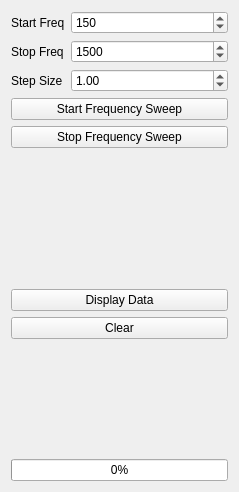
<?xml version="1.0" encoding="UTF-8"?>
<ui version="4.0">
 <class>Form</class>
 <widget class="QWidget" name="Form">
  <property name="geometry">
   <rect>
    <x>0</x>
    <y>0</y>
    <width>239</width>
    <height>492</height>
   </rect>
  </property>
  <property name="sizePolicy">
   <sizepolicy hsizetype="Preferred" vsizetype="Preferred">
    <horstretch>0</horstretch>
    <verstretch>0</verstretch>
   </sizepolicy>
  </property>
  <property name="windowTitle">
   <string>Form</string>
  </property>
  <layout class="QGridLayout" name="gridLayout">
   <item row="0" column="0">
    <layout class="QFormLayout" name="formLayout">
     <property name="fieldGrowthPolicy">
      <enum>QFormLayout::AllNonFixedFieldsGrow</enum>
     </property>
     <item row="3" column="0" colspan="2">
      <widget class="QPushButton" name="pushButton">
       <property name="text">
        <string>Start Frequency Sweep</string>
       </property>
      </widget>
     </item>
     <item row="4" column="0" colspan="2">
      <widget class="QPushButton" name="pushButton_6">
       <property name="text">
        <string>Stop Frequency Sweep</string>
       </property>
      </widget>
     </item>
     <item row="6" column="0" colspan="2">
      <spacer name="verticalSpacer">
       <property name="orientation">
        <enum>Qt::Vertical</enum>
       </property>
       <property name="sizeHint" stdset="0">
        <size>
         <width>20</width>
         <height>40</height>
        </size>
       </property>
      </spacer>
     </item>
     <item row="7" column="0" colspan="2">
      <widget class="QPushButton" name="pushButton_2">
       <property name="text">
        <string>Display Data</string>
       </property>
      </widget>
     </item>
     <item row="8" column="0" colspan="2">
      <widget class="QPushButton" name="pushButton_3">
       <property name="text">
        <string>Clear</string>
       </property>
      </widget>
     </item>
     <item row="9" column="0" colspan="2">
      <spacer name="verticalSpacer_2">
       <property name="orientation">
        <enum>Qt::Vertical</enum>
       </property>
       <property name="sizeHint" stdset="0">
        <size>
         <width>20</width>
         <height>40</height>
        </size>
       </property>
      </spacer>
     </item>
     <item row="10" column="0" colspan="2">
      <widget class="QProgressBar" name="progress">
       <property name="value">
        <number>0</number>
       </property>
      </widget>
     </item>
     <item row="0" column="1">
      <widget class="QSpinBox" name="startFreq">
       <property name="minimum">
        <number>50</number>
       </property>
       <property name="maximum">
        <number>100000</number>
       </property>
       <property name="value">
        <number>150</number>
       </property>
      </widget>
     </item>
     <item row="1" column="1">
      <widget class="QSpinBox" name="stopFreq">
       <property name="minimum">
        <number>60</number>
       </property>
       <property name="maximum">
        <number>100000</number>
       </property>
       <property name="value">
        <number>1500</number>
       </property>
      </widget>
     </item>
     <item row="0" column="0">
      <widget class="QLabel" name="label">
       <property name="text">
        <string>Start Freq</string>
       </property>
      </widget>
     </item>
     <item row="1" column="0">
      <widget class="QLabel" name="label_2">
       <property name="text">
        <string>Stop Freq</string>
       </property>
      </widget>
     </item>
     <item row="2" column="0">
      <widget class="QLabel" name="label_3">
       <property name="text">
        <string>Step Size</string>
       </property>
      </widget>
     </item>
     <item row="5" column="0" colspan="2">
      <widget class="QLabel" name="msg">
       <property name="text">
        <string/>
       </property>
      </widget>
     </item>
     <item row="2" column="1">
      <widget class="QDoubleSpinBox" name="stepFreq">
       <property name="value">
        <double>1.000000000000000</double>
       </property>
      </widget>
     </item>
    </layout>
   </item>
  </layout>
 </widget>
 <resources/>
 <connections>
  <connection>
   <sender>pushButton</sender>
   <signal>clicked()</signal>
   <receiver>Form</receiver>
   <slot>startSweep()</slot>
   <hints>
    <hint type="sourcelabel">
     <x>124</x>
     <y>135</y>
    </hint>
    <hint type="destinationlabel">
     <x>94</x>
     <y>117</y>
    </hint>
   </hints>
  </connection>
  <connection>
   <sender>pushButton_2</sender>
   <signal>clicked()</signal>
   <receiver>Form</receiver>
   <slot>showData()</slot>
   <hints>
    <hint type="sourcelabel">
     <x>201</x>
     <y>270</y>
    </hint>
    <hint type="destinationlabel">
     <x>238</x>
     <y>157</y>
    </hint>
   </hints>
  </connection>
  <connection>
   <sender>pushButton_3</sender>
   <signal>clicked()</signal>
   <receiver>Form</receiver>
   <slot>clearData()</slot>
   <hints>
    <hint type="sourcelabel">
     <x>118</x>
     <y>303</y>
    </hint>
    <hint type="destinationlabel">
     <x>238</x>
     <y>211</y>
    </hint>
   </hints>
  </connection>
  <connection>
   <sender>pushButton_6</sender>
   <signal>clicked()</signal>
   <receiver>Form</receiver>
   <slot>stopSweep()</slot>
   <hints>
    <hint type="sourcelabel">
     <x>155</x>
     <y>157</y>
    </hint>
    <hint type="destinationlabel">
     <x>238</x>
     <y>117</y>
    </hint>
   </hints>
  </connection>
  <connection>
   <sender>startFreq</sender>
   <signal>valueChanged(int)</signal>
   <receiver>Form</receiver>
   <slot>setStartFreq(int)</slot>
   <hints>
    <hint type="sourcelabel">
     <x>208</x>
     <y>29</y>
    </hint>
    <hint type="destinationlabel">
     <x>235</x>
     <y>38</y>
    </hint>
   </hints>
  </connection>
  <connection>
   <sender>stopFreq</sender>
   <signal>valueChanged(int)</signal>
   <receiver>Form</receiver>
   <slot>setStopFreq(int)</slot>
   <hints>
    <hint type="sourcelabel">
     <x>205</x>
     <y>58</y>
    </hint>
    <hint type="destinationlabel">
     <x>234</x>
     <y>73</y>
    </hint>
   </hints>
  </connection>
 </connections>
 <slots>
  <slot>startSweep()</slot>
  <slot>set_sine(int)</slot>
  <slot>showData()</slot>
  <slot>clearData()</slot>
  <slot>deletePoint()</slot>
  <slot>stopSweep()</slot>
  <slot>setStartFreq(int)</slot>
  <slot>setStopFreq(int)</slot>
  <slot>setFreqStep(int)</slot>
 </slots>
</ui>
